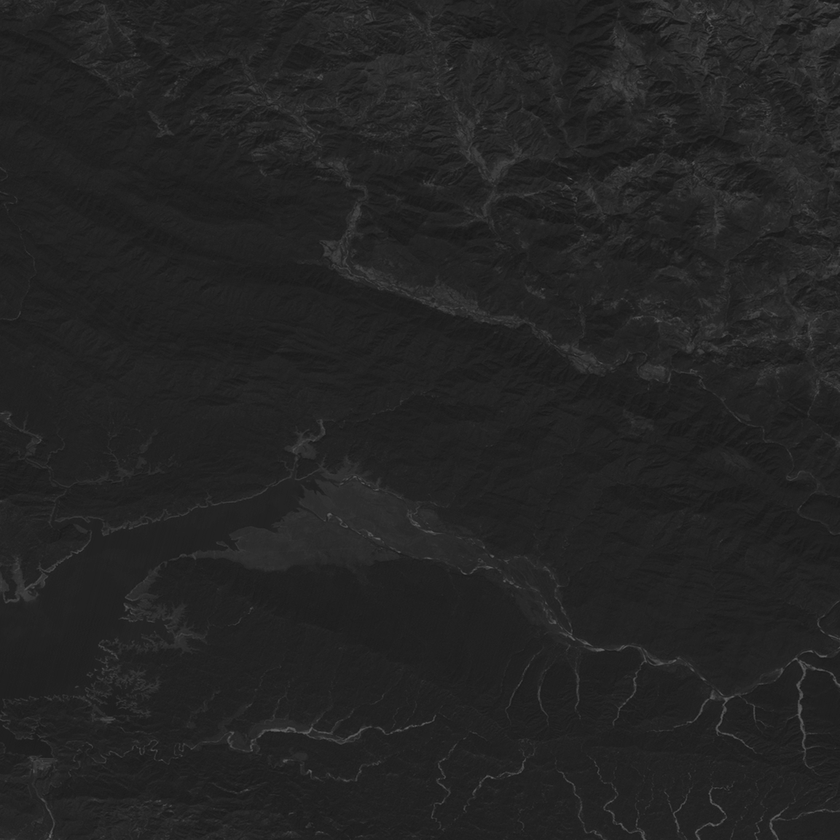
%> input picture L3BAND2.tif, 840 x 840 px, shrunk from 1153 x 1153 before the run
$ octave laplacianOperator.m   (GNU Octave 9; MATLAB toolbox functions it lacks are replaced by stand-ins)
%> lines starting %> are read from the running program, lines starting %| are printed output that depends on the picture
img4=imread('L3BAND2.tif');
%> img4 is the input picture: size 840x840 uint8; min 21, max 103, mean 35.9
% laplacian_mask = -1 * ones(3);
% laplacian_mask(2,2) = 8;

laplacian_mask = [0 -4 0;-4 16 -4; 0 -4 0];
img4_laplacian = conv2(img4, laplacian_mask, 'same');
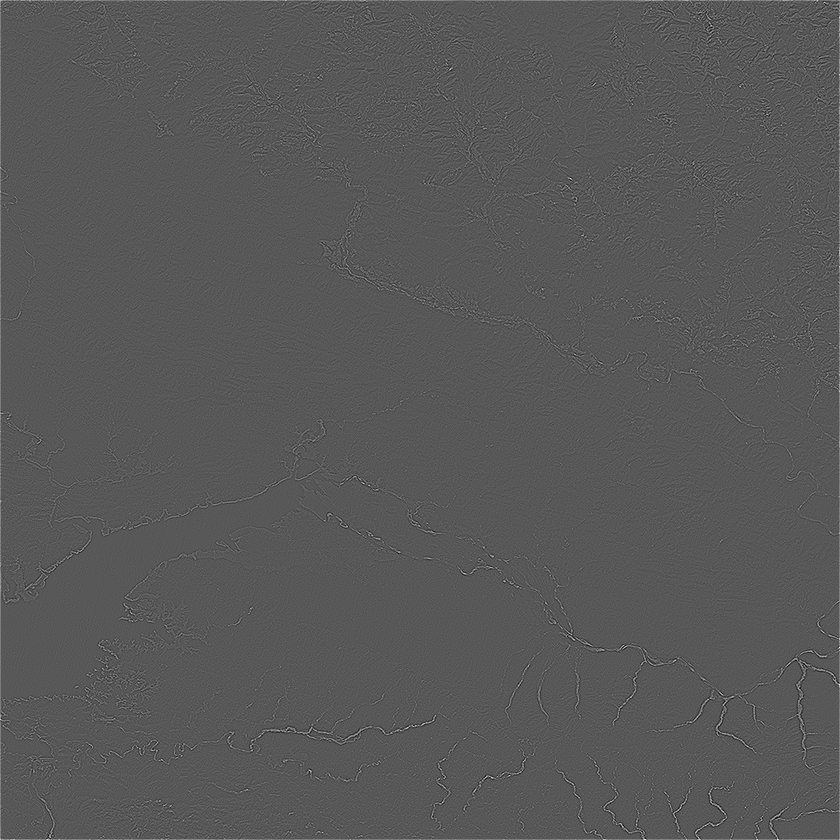
%> img4_laplacian: size 840x840 double; min -324, max 612, mean 0.7; drawn with min black and max white
img4_laplacian = img4 + uint8(img4_laplacian);
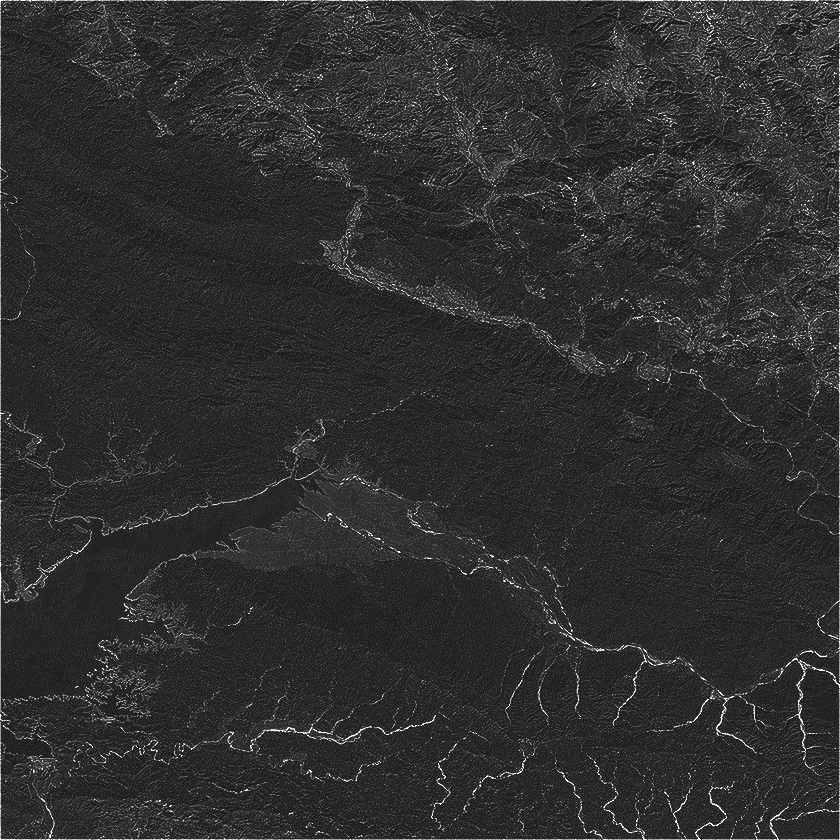
%> img4_laplacian: size 840x840 uint8; min 21, max 255, mean 47
figure(4),
subplot(1,2,1), imshow(img4);
title(['\fontsize{8}Original Image ']);
subplot(1,2,2), imshow(img4_laplacian);
title(['\fontsize{8}Laplacian enhanced Image ']);
